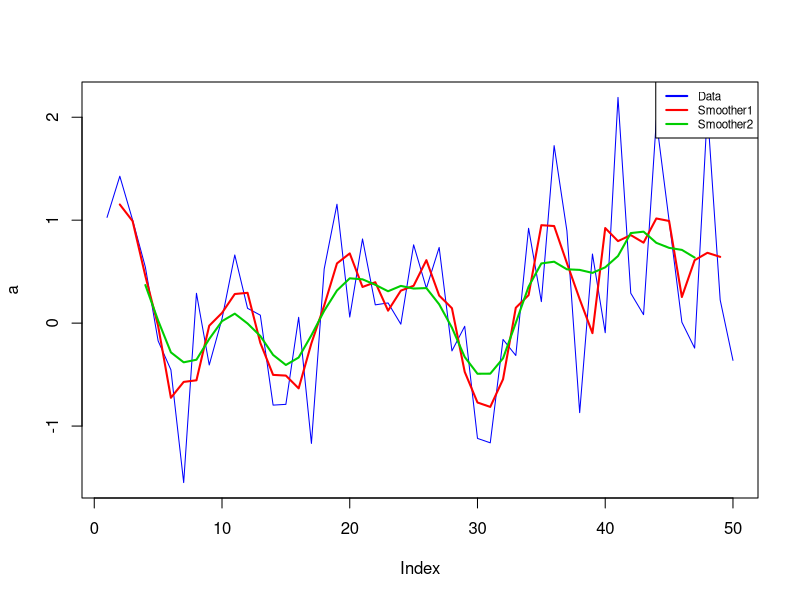
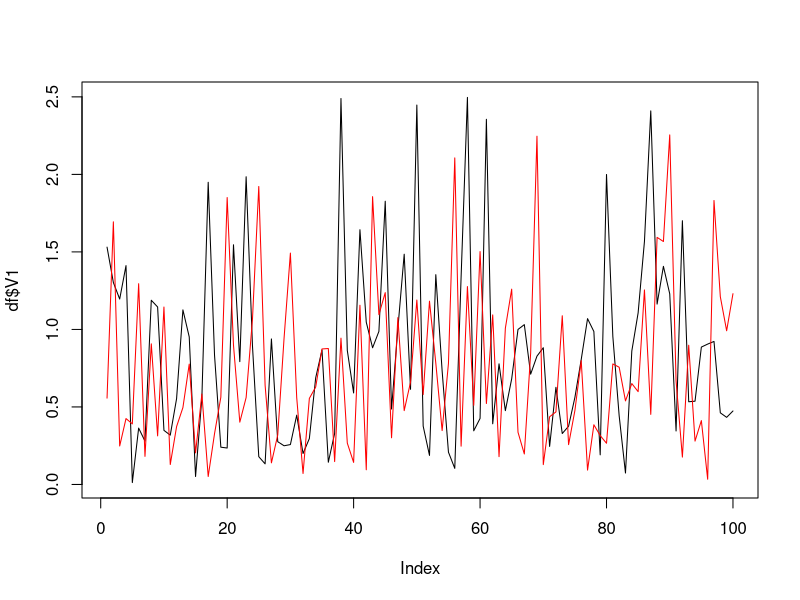

Here is the R script that generated these plots, in order: (Note: this script raises an error after producing the figures.)
CreateMovingAverage <- function(data, window) {
  if (window %% 2 == 0) {
    window.start <- (window / 2) - 1
    window.end <- window / 2
  } else {
    window.start <- floor(window / 2)
    window.end <- floor(window / 2)
  }
 
  return (sapply(1:length(data), function(x) ifelse(x > window.start, mean(data[(x-window.start):(x+window.end)]), NA)))
}

par(mfrow=c(1,1))
a <- rnorm(50)
smooth1 <- CreateMovingAverage(a, 3)
smooth2 <- CreateMovingAverage(smooth1, 5)
plot(a, type="l", col="blue")
lines(smooth1, col="red", lwd=2)
lines(smooth2, col="green3", lwd=2)
legend("topright", legend=c("Data","Smoother1","Smoother2"), col=c("blue","red","green3"), lwd=2, cex=.7)


# Get first derivative...???
a1 <- abs(rnorm(100))
a2 <- abs(rnorm(100)) + a1
a3 <- abs(rnorm(100)) + a2
a4 <- abs(rnorm(100)) + a3
a5 <- abs(rnorm(100)) + a4
df <- data.frame(V1=a1, V2=a2, V3=a3, V4=a4, V5=a5)
df

df.der <- df - cbind(NA, df)[, -(dim(df)[2]+1)]
df.der[, -1]

plot(df$V1, type="l")
lines(df.der$V2, col="red")

x <- rnorm(100)
y <- numeric(0)
a <- .7
for (n in 2:100)
  y[n] = a * x[n] + (1 ??? a) * y[n ??? 1]
y
plot(x, type="l")
lines(y, col="red")

hann <- 0.5 * (1 - (cos((2*pi*x) / (length(x)-1))))
plot(x, type="l")
lines(hann, col="red")

# ----------------------------------------------------------------------------------------------------------
# Branch and Bound
# http://www.youtube.com/watch?v=slayHO7gKEQ

# State space:
# 0/1 Knapsack problem: Given n items with benefits b1,b2...bn and weights w1,w2...wn and maximum
# capacity of knapsack M. ("0/1" means "take or not take an item")

# Find the items that should be choosen that maximises benefit. NOTE: You can either choose or
# not choose an item. The constraint: The weight of the items should never be more than M.

M <- 16
b <- c(45,30,45,10)
w <- c(3,5,9,5)
bw <- b/w
# There are 16 leaves, 16 paths, 16 possible solutions.
# Can use 2^n where n = 4 in this esxample (2 because 0 or 1 is 2 possible outcomes)
n <- length(b)
2^n
# x = array of length n of 0 or 1
# maximize: sum(i = 1:n) for b<i> * x<i>
# constraint: sum(i = 1:n) for w<i> * x<i> <= M

# http://www.youtube.com/watch?v=R6BQ3gBrfjQ

# If b = 0 and w = 0 (nothing chosen, root node) the benefit is found by fractional knapsack problem:
# A greedy algorithm where we choose item based on the best benefit/weight ration (= bw).
# So, find sum(b)/sum(w)

